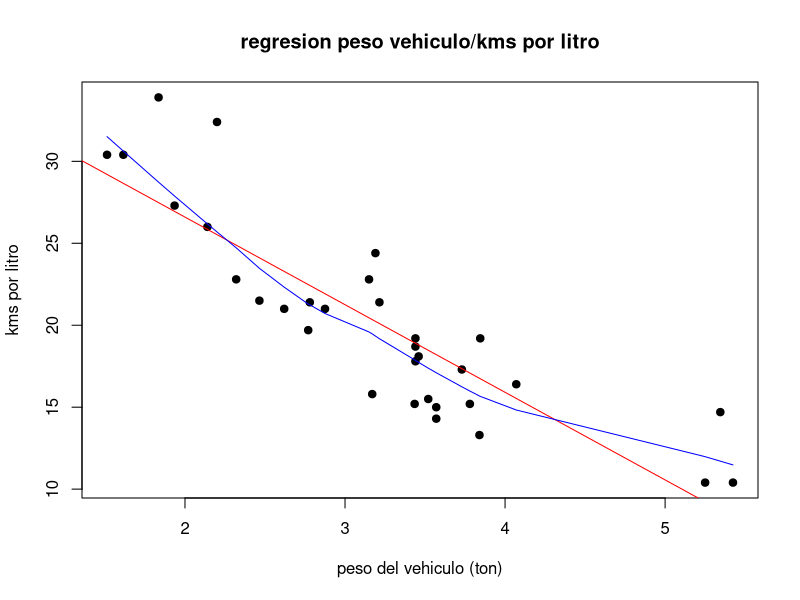

The R source for this figure:
# TODO: Add comment
# 
# Author: pacha
###############################################################################

# grafico de los datos
attach(mtcars)
plot(wt, mpg, main="regresion peso vehiculo/kms por litro",
		xlab="peso del vehiculo (ton)", ylab="kms por litro", pch=19) 

# grafica de la función de regresion
abline(lm(mpg~wt), col="red") # regression line (y~x)
lines(lowess(wt,mpg), col="blue") # lowess line (x,y) 